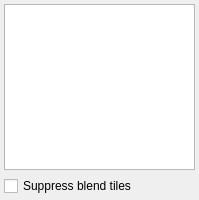
<?xml version="1.0" encoding="UTF-8"?>
<ui version="4.0">
 <class>CurbToolDialog</class>
 <widget class="QDialog" name="CurbToolDialog">
  <property name="geometry">
   <rect>
    <x>0</x>
    <y>0</y>
    <width>199</width>
    <height>200</height>
   </rect>
  </property>
  <property name="windowTitle">
   <string>Curb Tool</string>
  </property>
  <layout class="QGridLayout" name="gridLayout">
   <property name="leftMargin">
    <number>4</number>
   </property>
   <property name="topMargin">
    <number>4</number>
   </property>
   <property name="rightMargin">
    <number>4</number>
   </property>
   <property name="bottomMargin">
    <number>4</number>
   </property>
   <item row="3" column="0">
    <widget class="QCheckBox" name="suppressBlend">
     <property name="text">
      <string>Suppress blend tiles</string>
     </property>
    </widget>
   </item>
   <item row="0" column="0">
    <widget class="QListWidget" name="curbList"/>
   </item>
  </layout>
 </widget>
 <resources/>
 <connections/>
</ui>
